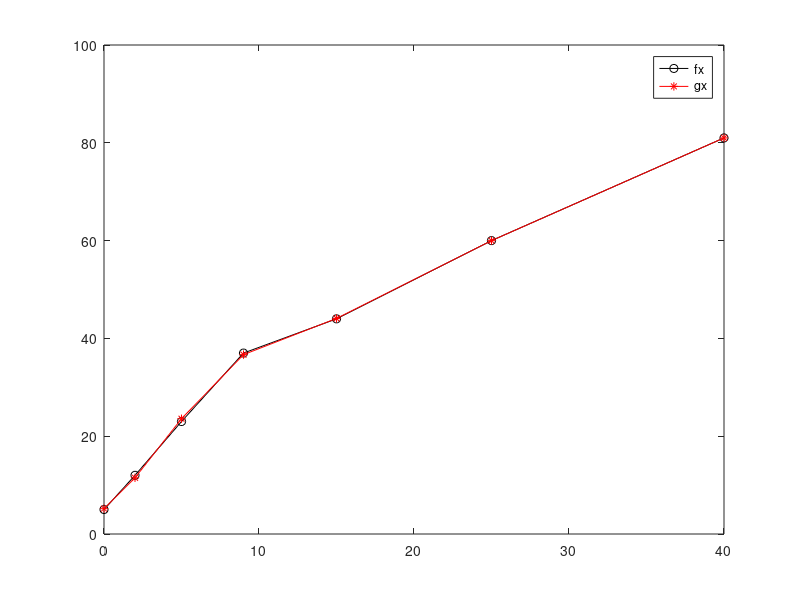

This figure's MATLAB source:
% ----------------------- BEGIN CODE -----------------------

% Close all figures, clear variables in memory and MATLAB command screen
close all ; clear all ; clc ;

% Set the output format to the short format with compact line spacing
format short g; format compact ;

% Specify values and necessary parameters
x = [0 2 5 9 15 25 40];
y = [5 12 23 37 44 60 81];
order = 5;

A = [];
b = [];

for i = 1:order+1
    row = [];
    for j = i-1:order+i-1
        row = [row sum(x.^j)];
    end
    A = [A ; row];
    b = [b ; sum(y.*(x.^(i-1)))];
end

A
b

%polyfit(x, y, 5);
%a = inv(A) * b';
for i = 1:length(b)
    D = A;
    D(:,i) = b;
    a(i,1) = det(D)/det(A);
end

a

gx = 0;
for i = 1:order+1
    gx = gx + a(i,1) * (x.^(i-1));
end

gx

plot(x, y, 'k-o', x, gx, 'r-*');
legend('fx', 'gx');

% ----------------------- END OF CODE ----------------------